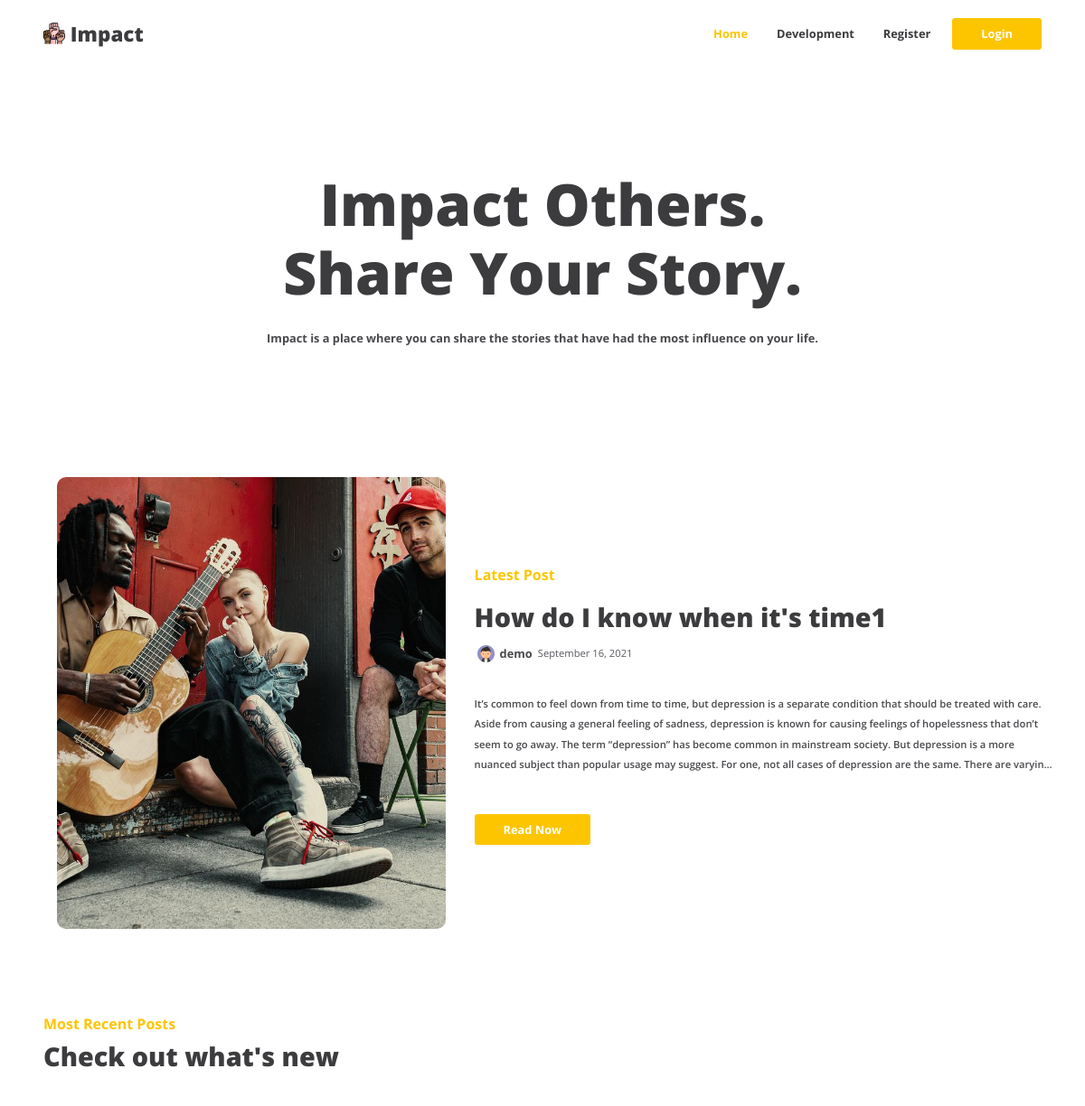
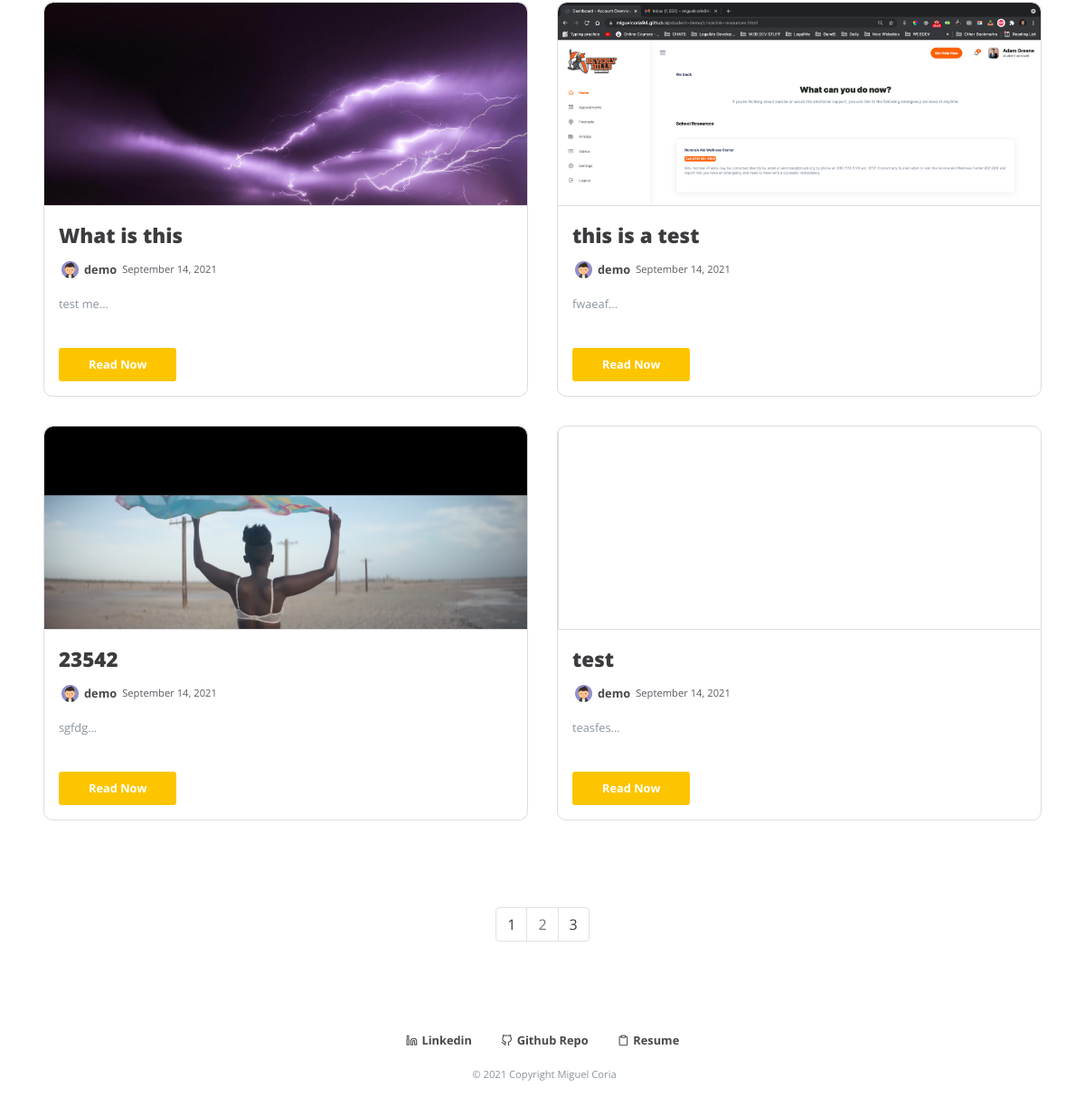
Screenshot of /?page=2 with the database file from the repository (2 pictures, top to bottom).
### impact/models.py (models this page shows, shortened)
class Post(db.Model):
    users = db.relationship(User)
    id = db.Column(db.Integer, primary_key=True)
    post_image = db.Column(db.String(64), nullable=False, default='default_thumb.png')
    user_id = db.Column(db.Integer, db.ForeignKey('users.id'), nullable=False)
    date = db.Column(db.DateTime, nullable=False, default=datetime.utcnow)
    title = db.Column(db.String(140), nullable=False)
    text = db.Column(db.Text, nullable=False)

class User(db.Model,UserMixin):
    __tablename__ = 'users'
    id = db.Column(db.Integer, primary_key=True)
    profile_image = db.Column(db.String(64), nullable=False, default='default_profile.png')
    email = db.Column(db.String(64), unique=True, index=True)
    username = db.Column(db.String(64), unique=True, index=True)
    password_hash = db.Column(db.String(128))
    posts = db.relationship("Post", backref="author", lazy=True)

### impact/core/views.py (the view)
@core.route('/')
def index():
    page = request.args.get('page', 1, type=int)
    blog_posts = Post.query.order_by(Post.date.desc()).paginate(page=page,per_page=4)
    latest_post = Post.query.order_by(Post.date.desc()).first()
    return render_template('index.html', blog_posts=blog_posts, latest_post=latest_post)

### impact/templates/index.html (shortened to what this page needs)
{% extends "base.html" %}
{% block content%}
<div class="home-header">
  <h1 class="home-header-title" data-aos="fade-in"
  data-aos-duration="500">Impact Others. <br> Share Your Story.</h1>
  <span class="home-header-subtitle" data-aos="fade-in"
  data-aos-duration="1000">Impact is a place where you can share the stories that have had the most influence on your life.</span>
</div>
<div class="home-grid">
  <div class="latest-post-left">
    <div class="latest-post-image-div">
      <img src="{{url_for('static', filename='post_pics/'+latest_post.post_image)}}" alt="" class="latest-post-image">
    </div>
  </div>
  <div class="latest-post-right">
    <div>
      <h6 class="latest-post-subtitle">Latest Post</h6>
      <h1><a class="latest-post-title" href="{{ url_for('blog_post.blog_post', blog_post_id=latest_post.id) }}">{{latest_post.title}}</a></h1>
      <div class="post-details-div" data-aos="fade-in" data-aos-duration="700">
      <img
        src="{{url_for('static', filename='profile_pics/'+ latest_post.author.profile_image)}}"
        alt=""
        class="author-profile-image"
      />
      <a href="{{ url_for('users.user_posts', username=latest_post.author.username) }}" class="post-details-highlight latest-post-link latest-post-author">{{latest_post.author.username}}
      </a>
      <span class="post-details-highlight latest-post-date">
        {{ latest_post.date.strftime('%B %d, %Y') }}</span
      >
    </div>
    <div class="latest-post-text-div">
      <p class="latest-post-text">{{latest_post.text}}</p>
    </div>
    <a href="{{ url_for('blog_post.blog_post', blog_post_id=latest_post.id) }}" class="latest-post-button p-2">Read Now</a>
    </div>
    </div>
  </div>
</div>
<div class="container-fluid posts-div">
  <div>
    <h6 class="latest-post-subtitle">Most Recent Posts</h6>
      <h1 class="latest-post-title">Check out what's new</h1>
        <div class="posts-grid">
        {% for post in blog_posts.items %}
            <div class="post-card">
              <div class="post-card-image-div">
      <img src="{{url_for('static', filename='post_pics/'+post.post_image)}}" alt="" class="latest-post-image post-card-image img-fluid">
    </div>
              <div class="post-card-content">
                <div>
                  <a class="post-card-title" href="{{ url_for('blog_post.blog_post', blog_post_id=post.id) }}">{{ post.title }}</a>
                  <div class="post-details-div posts-card-details">
                    <img class="author-profile-image" align='center' src="{{url_for('static',filename='profile_pics/'+post.author.profile_image)}}" width="30">
                    <a href="{{ url_for('users.user_posts', username=post.author.username) }}" class="post-details-highlight latest-post-link latest-post-author">{{post.author.username}}</a>
                    <span class="post-details-highlight latest-post-date">{{ post.date.strftime('%B %d, %Y') }}</span>
                  </div>
                  <div class="post-card-text-div">
                    <p class="post-card-text">{{ post.text[:100] }}...</p>
                  </div>
                </div>
                <div>
                  <a href="{{ url_for('blog_post.blog_post', blog_post_id=post.id) }}" class="btn latest-post-button p-2">Read Now</a>
                </div>
              </div>
            </div>
            {% endfor %}
          </div>
    </div>
       <nav aria-label="Page navigation example" class="mt-2">
         <ul class="pagination justify-content-center">
           {% for page_num in blog_posts.iter_pages(left_edge=1, right_edge=1, left_current=1, right_current=2) %}
              {% if blog_posts.page == page_num %}
              <li class="page-item disabled">
                <a class="page-link" href="{{ url_for('core.index', page=page_num) }}">{{ page_num }}</a></li>
              {% else %}
                <li class="page-item"><a class="page-link text-dark" href="{{ url_for('core.index', page=page_num) }}">{{ page_num }}</a></li>
              {% endif %}
          {% endfor %}
        </nav>
</div>
{% endblock %}

### rows the page displays
Post: post_image (picture), title "How do I know when it's time1", date "September 16, 2021", text "It’s common to feel down from time to time, but depression is a separate condition that should be treated with care. Aside from causing a general feeling of sadness, depression is known for causing feelings of hopelessness that don’t seem to go away. The term “depression” has become common in mainstream society. But depression is a more nuanced subject than popular usage may suggest. For one, not all cases of depression are the same. There are…"
User: profile_image (placeholder picture), author.username "demo"
Post: post_image (picture), title "What is this", profile_image (placeholder picture), author.username "demo", date "September 14, 2021", text "test me"
Post: post_image (picture), title "this is a test", profile_image (placeholder picture), author.username "demo", date "September 14, 2021", text "fwaeaf"
Post: post_image (picture), title "23542", profile_image (placeholder picture), author.username "demo", date "September 14, 2021", text "sgfdg"
Post: title "test", profile_image (placeholder picture), author.username "demo", date "September 14, 2021", text "teasfes"

### other values shown
{{ page_num }} "1" "3"
{{ page_num }} "2"
